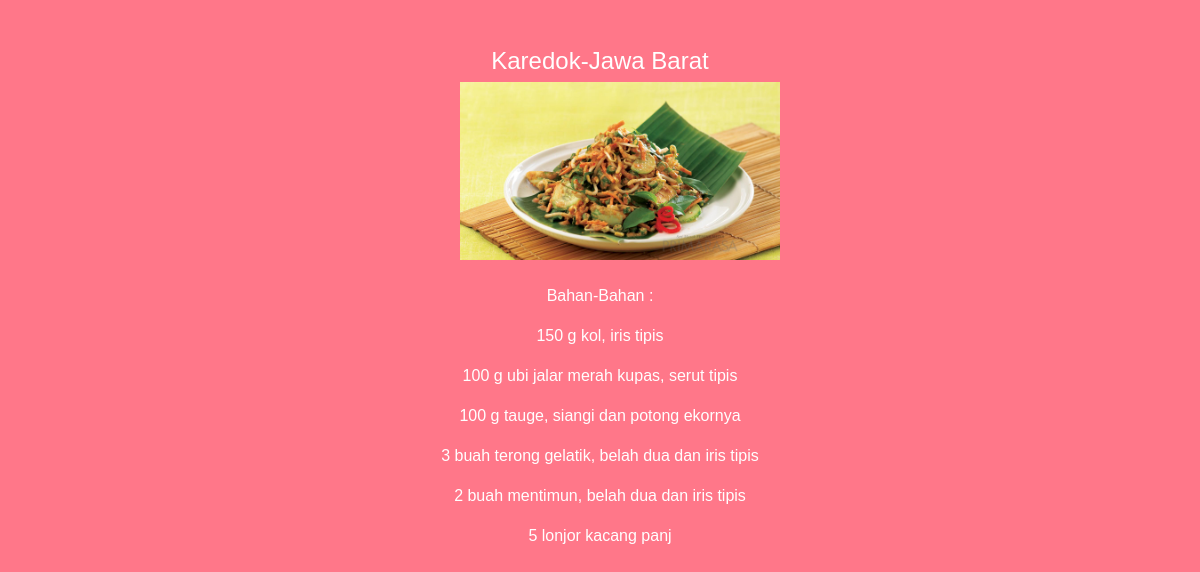
The app's page /lihatmakanan.php?id=5 with its own data.
### tables this page shows
CREATE TABLE `makanan` (
  `id_makanan` int(5) NOT NULL,
  `foto_makanan` varchar(255) NOT NULL,
  `nama_makanan` varchar(255) NOT NULL,
  `resep_makanan` varchar(255) NOT NULL,
  `daerah_makanan` varchar(255) NOT NULL
);

### lihatmakanan.php (the view, shortened to what this page needs)
<!DOCTYPE html>
<html>
<head>
	<link rel="stylesheet" href="css/linearicons.css">
		<link rel="stylesheet" href="css/font-awesome.min.css">
		<link rel="stylesheet" href="css/nice-select.css">
		<link rel="stylesheet" href="css/magnific-popup.css">
		<link rel="stylesheet" href="css/bootstrap.css">
		<link rel="stylesheet" type="text/css" href="css/popup.css">
</head>
<body style="background-color: #ff7789">
<br><br>
<?php
$id = @$_GET['id'];
include 'include/koneksi.php';
$query=mysqli_query($koneksi,"SELECT * FROM makanan WHERE id_makanan='$id'");
$ambil=mysqli_fetch_array($query);
?>
<center>
	<h4 class="display-5" style="color: white"><?php echo $ambil['nama_makanan']."-".$ambil['daerah_makanan'] ?></h4>
	<img class="mx-auto" width="30%" height="20%" src="<?php echo 'admin/images/'.$ambil['foto_makanan']; ?>" alt="" style="padding-left: 40px;"><br><br>
	<font color="white">Bahan-Bahan : </font>
	<p><font color="white"><?php echo $ambil['resep_makanan'] ?></font></p>
	</center>
</body>
</html>

### css/popup.css (style rules this page uses)
* { margin:0; padding: 0; }
body { font-family: Arial, Helvetica, sans-serif; }

### records on screen
makanan: nama_makanan "Karedok", daerah_makanan "Jawa Barat", foto_makanan (picture), resep_makanan "100 g ubi jalar merah kupas, serut tipis 100 g tauge, siangi dan potong ekornya 3 buah terong gelatik, belah dua dan iris tipis 2 buah mentimun, belah dua dan iris tipis 5 lonjor kacang panj"
